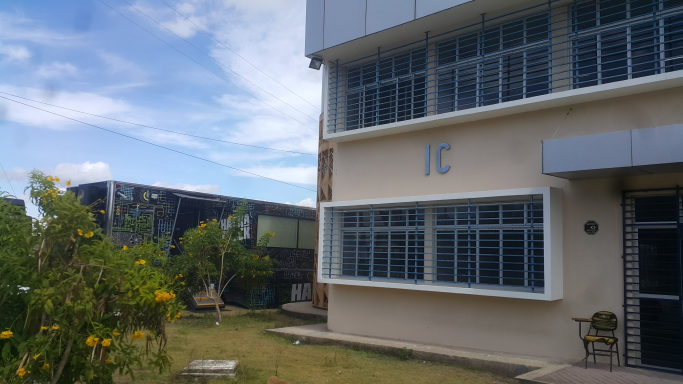
#> input picture List2/Item2/images/1.jpg, 1365 x 768 px (shown at 1/2 size); its folder holds 4 pictures in this run
$ jupyter execute main.ipynb
#> lines starting #> are read from the running program, lines starting #| are printed output that depends on the picture; pictures that were not available may be replaced by others from this repository, and a replacement may not be noted
[cell 1]
import cv2
import matplotlib.pyplot as plt

[cell 2]
def plot_compare(*args):
    L = len(args)

    if (L == 0):
        return None
    elif (L == 1):
        f = plt.figure(figsize=(15,15))
        plt.imshow(args[0])
        plt.axis('off')
    else:
        f, axs = plt.subplots(1, L, figsize=(15,15*L))
        for i, ax in enumerate(axs):
            ax.imshow(args[i])
            ax.axis('off')
    plt.show()
    return f

### Item 2

Repita o mesmo procedimento acima para 3 tipos de descritores, incluindo o SIFT.

#### Minha análise

Eu preferi o descritor SIFT, já que ele trouxe mais matches nos keypoints. Além disso, na minha pesquisa, vi que ele gera excelentes descritores, o que torna ele melhor para matching, caso não seja problema o custo computacional mais alto dele. Utilizei os parâmetros padrão para todos os descritores. O ORB e o AKAZE são melhores pra aplicações que dependem de processamento em tempo real, mas não fizeram tantas matches e principalmente o ORB tem descritores piores que o SIFT por serem binários (menor precisão e dimensionalidade).

#### Imagens de Exemplo

[cell 3]
images = [cv2.cvtColor(cv2.imread(f'images/{i}.jpg'), cv2.COLOR_BGR2RGB) for i in range(1,6+1)]
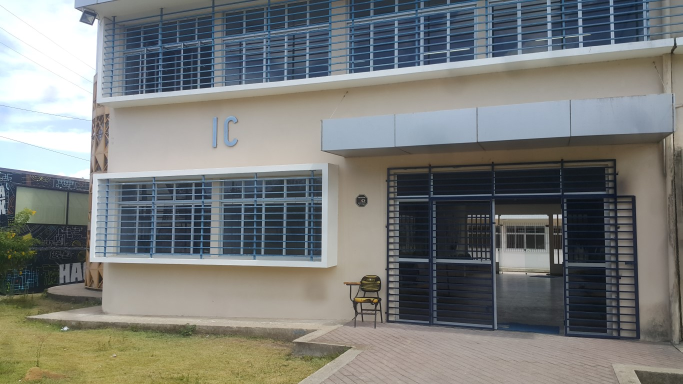
#> input picture List2/Item2/images/2.jpg, 1365 x 768 px (shown at 1/2 size)
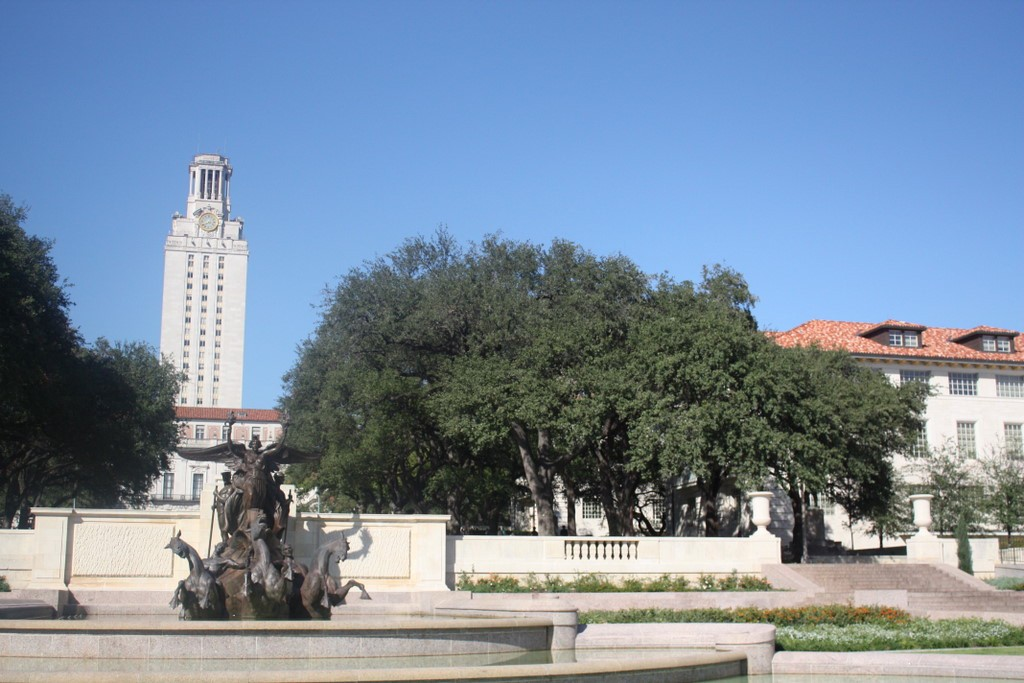
#> input picture List2/Item2/images/4.jpg, 1024 x 683 px
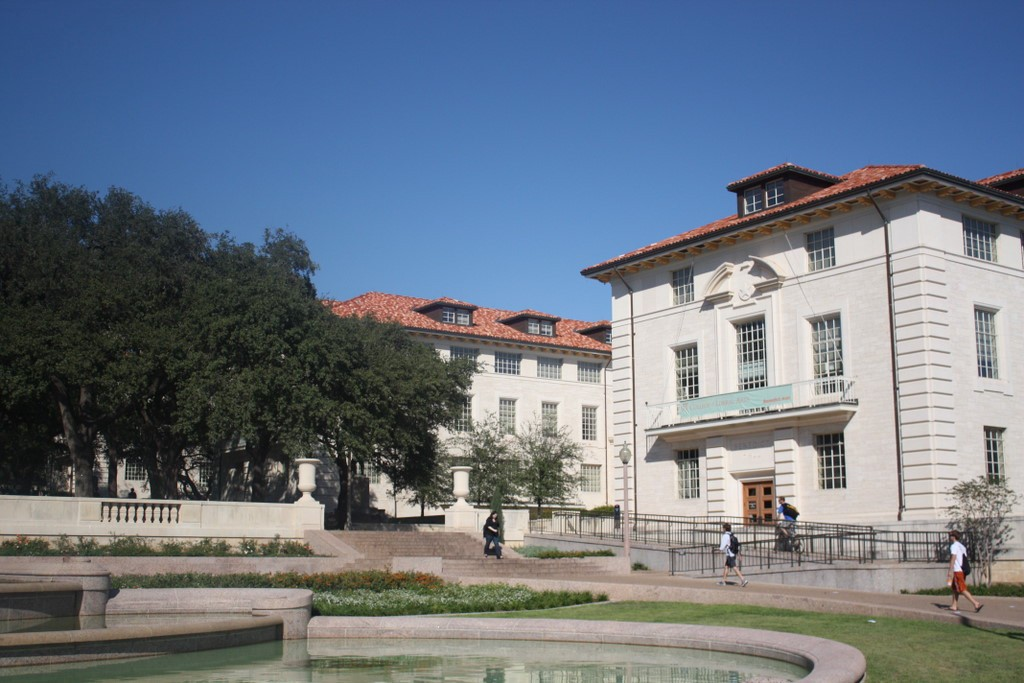
#> input picture List2/Item2/images/5.jpg, 1024 x 683 px
#> images = 6 items

original = plot_compare(*images)
original.savefig("./results/original.jpg", dpi=300, bbox_inches='tight', pad_inches=0.1)

### SIFT

O algoritmo SIFT (Scale-Invariant Feature Transform) é uma técnica amplamente utilizada para detectar e descrever características distintivas em imagens. Desenvolvido por David Lowe em 1999, o SIFT revolucionou a área de visão computacional, oferecendo uma maneira robusta e eficaz de identificar pontos de interesse em imagens. O funcionamento do algoritmo SIFT é baseado em vários passos fundamentais. Inicialmente, ele identifica pontos-chave em uma imagem, conhecidos como keypoints, que são locais de interesse significativos, independentes de escala e rotação. Em seguida, o SIFT calcula descritores para cada keypoint, que são vetores numéricos que capturam as características únicas da região ao redor do keypoint.

Os principais parâmetros do SIFT incluem:

Threshold: Este parâmetro define um valor mínimo para a intensidade de um ponto ser considerado um keypoint. Pontos com intensidades abaixo desse limiar são descartados.

Número de níveis de pirâmide: O SIFT constrói uma pirâmide de escalas para detectar keypoints em diferentes níveis de detalhe da imagem.

Uma das principais vantagens do SIFT é sua invariância à escala e à rotação, já que O SIFT constrói uma pirâmide de escalas para detectar keypoints em diferentes níveis de detalhe da imagem. Isso significa que ele pode identificar os mesmos keypoints mesmo quando a imagem é escalada ou rotacionada. Além disso, o SIFT é robusto a mudanças na iluminação e a pequenas variações de perspectiva.

No entanto, o SIFT também possui algumas limitações. Ele pode ser computacionalmente intensivo, especialmente ao trabalhar com grandes conjuntos de dados de imagens. Além disso, a patente associada ao SIFT traz algumas restrições para seu uso comercial.

[cell 4]
sift_detector = cv2.SIFT_create()

def draw_sift(image):
    result = image.copy()

    gray = cv2.cvtColor(result, cv2.COLOR_RGB2GRAY)
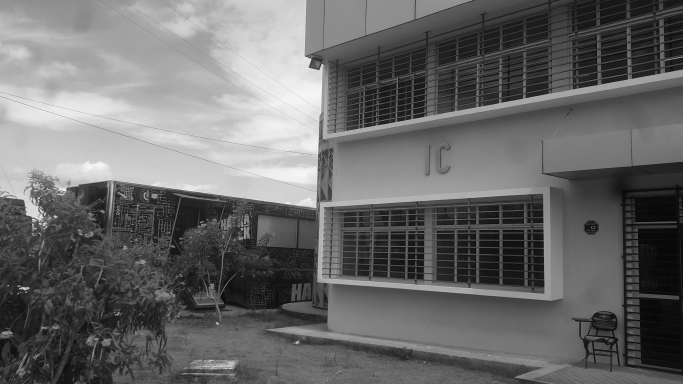
#> gray: shape (768, 1365) (shown at 1/2 size); min 1, max 253, mean 105.2
    keypoints, descriptors = sift_detector.detectAndCompute(gray,None)
#> keypoints = 4318 keypoints; strongest (x, y, size): (52, 584, 1.9), (111, 433, 3.9), (90, 428, 2.6), (65, 449, 2.3)

    return cv2.drawKeypoints(result, keypoints, None, color=(255,0,0))

[cell 5]
sift_images = [draw_sift(image) for image in images]
#> in draw_sift (call 2), `keypoints, descriptors = sift_detector.detectAndCompute(gray,None)`: keypoints = 4164 keypoints; strongest (x, y, size): (1120, 433, 5.2), (1109, 433, 5.4), (993, 433, 4.5), (131, 657, 4.7)
#> in draw_sift (call 2), `return cv2.drawKeypoints(result, keypoints, None, color=(255,0,0))`:
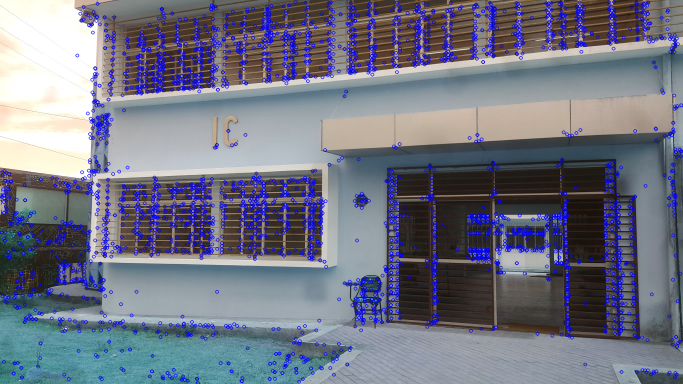
#> returned value: shape (768, 1365, 3) (shown at 1/2 size); mean of channels 0, 1, 2 132.5, 116.7, 113.7; drawn as B, G, R
#> in draw_sift (call 3), `keypoints, descriptors = sift_detector.detectAndCompute(gray,None)`: keypoints = 4318 keypoints; strongest (x, y, size): (52, 584, 1.9), (111, 433, 3.9), (90, 428, 2.6), (65, 449, 2.3)
#> in draw_sift (call 4), `gray = cv2.cvtColor(result, cv2.COLOR_RGB2GRAY)`:
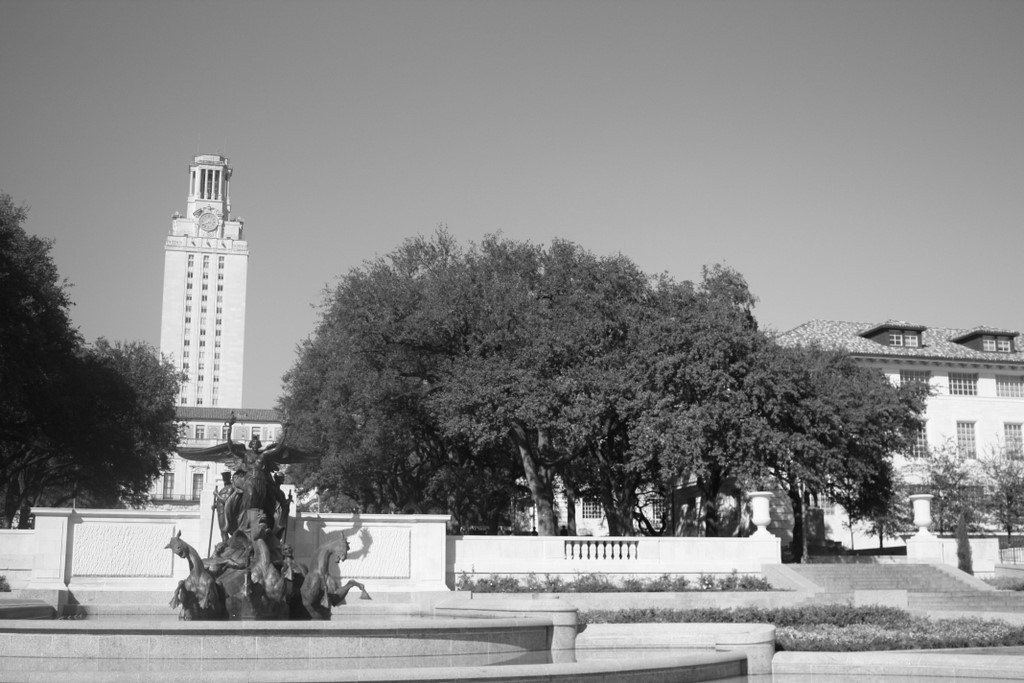
#> gray: shape (683, 1024); min 3, max 255, mean 136.7
#> in draw_sift (call 4), `keypoints, descriptors = sift_detector.detectAndCompute(gray,None)`: keypoints = 5346 keypoints; strongest (x, y, size): (620, 556, 2.4), (612, 556, 2.2), (698, 499, 3.5), (772, 470, 2.8)
#> in draw_sift (call 5), `gray = cv2.cvtColor(result, cv2.COLOR_RGB2GRAY)`:
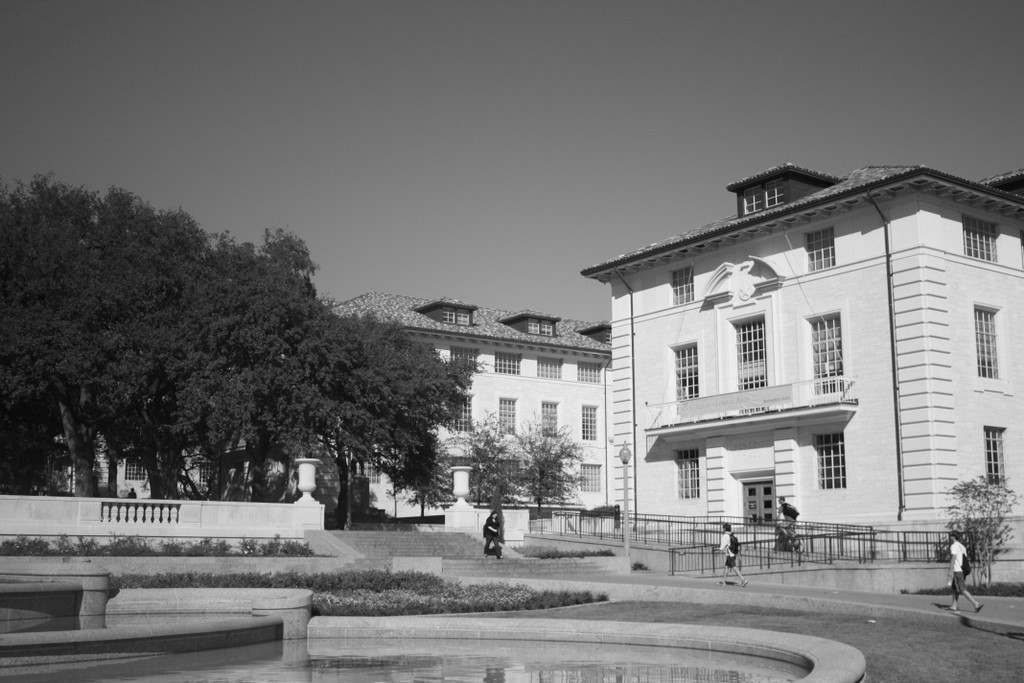
#> gray: shape (683, 1024); min 3, max 253, mean 117
#> in draw_sift (call 5), `keypoints, descriptors = sift_detector.detectAndCompute(gray,None)`: keypoints = 4239 keypoints; strongest (x, y, size): (958, 550, 9.6), (490, 528, 2), (440, 520, 6.8), (376, 451, 1.8)
#> in draw_sift (call 5), `return cv2.drawKeypoints(result, keypoints, None, color=(255,0,0))`:
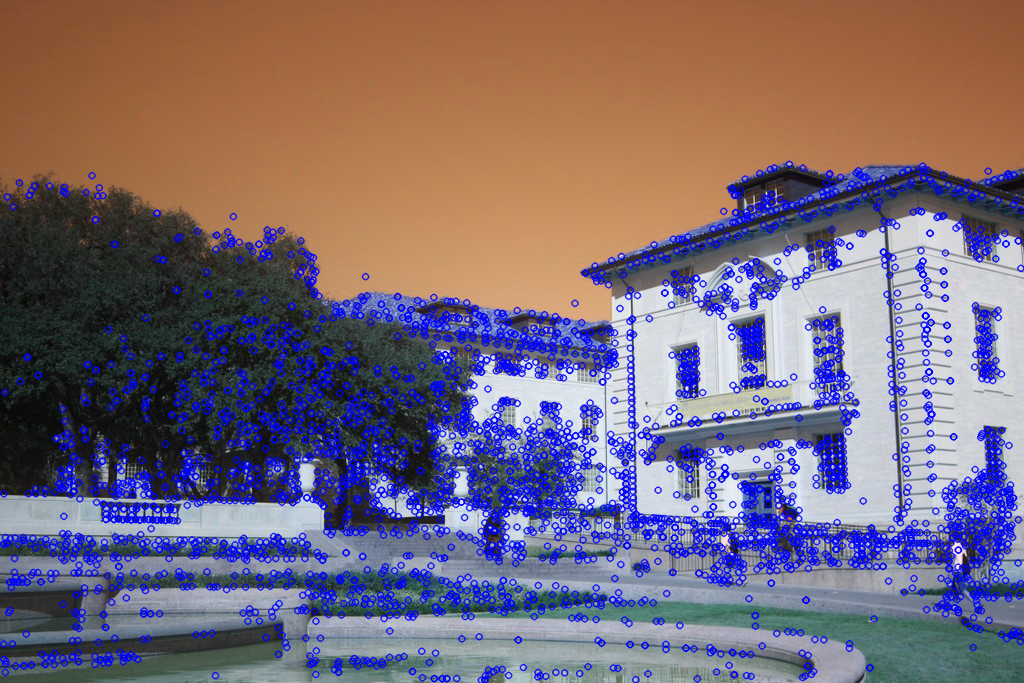
#> returned value: shape (683, 1024, 3); mean of channels 0, 1, 2 121.5, 106.6, 120.9; drawn as B, G, R
#> in draw_sift (call 6), `keypoints, descriptors = sift_detector.detectAndCompute(gray,None)`: keypoints = 4164 keypoints; strongest (x, y, size): (1120, 433, 5.2), (1109, 433, 5.4), (993, 433, 4.5), (131, 657, 4.7)
#> sift_images = 6 items

plot_compare(*images)

sift = plot_compare(*sift_images)
sift.savefig("./results/sift.jpg", dpi=400, bbox_inches='tight', pad_inches=0.1)

### ORB

O algoritmo ORB (Oriented FAST and Rotated BRIEF) é uma técnica moderna e eficiente para a detecção e descrição de keypoints em imagens. Desenvolvido por Ethan Rublee, Vincent Rabaud, Kurt Konolige e Gary R. Bradski em 2011, o ORB foi projetado para oferecer desempenho robusto e velocidade superior em comparação com métodos mais tradicionais. O ORB utiliza uma versão otimizada do algoritmo FAST (Features from Accelerated Segment Test) para identificar keypoints. Esta etapa é rápida e eficiente, tornando o ORB adequado para aplicações em tempo real. Depois de detectar os keypoints, o ORB calcula a orientação desses pontos para tornar a descrição invariante à rotação. Em seguida, o ORB utiliza o algoritmo BRIEF (Binary Robust Independent Elementary Features) para calcular descritores binários para cada ponto de interesse. Esses descritores são vetores binários que capturam as características distintivas da região ao redor do ponto de interesse.

Principais parâmetros do ORB:

Número de keypoints: Este parâmetro controla o número de keypoints que serão detectados em uma imagem. Um número maior de keypoints pode resultar em uma correspondência mais precisa, mas também aumenta o custo computacional.

Tamanho do patch: O ORB utiliza uma janela em torno de cada ponto de interesse para calcular seus descritores. O tamanho dessa janela pode afetar a precisão e a robustez dos descritores gerados.

Graças à sua abordagem simplificada e à utilização de operações binárias, o ORB é considerado de baixo custo computacional e é capaz de detectar e descrever keypoints em tempo real, o que constitui uma grande vantagem. Por outro, como os descritores são binários e não levam em consideração as diferenças de intensidade dos pixels, o ORB pode ser menos discriminativo em comparação com métodos que utilizam descritores de maior dimensionalidade, o ORB também não é tão robusto em ambientes com grandes variações de iluminação ou em imagens com texturas repetitivas.

[cell 6]
orb_detector = cv2.ORB_create()

def draw_orb(image):
    result = image.copy()
    gray = cv2.cvtColor(result, cv2.COLOR_RGB2GRAY)

    keypoints, descriptors = orb_detector.detectAndCompute(gray,None)
#> keypoints = 500 keypoints; strongest (x, y, size): (621, 119, 31), (643, 129, 31), (489, 446, 31), (619, 132, 44.6)
    result = cv2.drawKeypoints(result, keypoints, None, color=(255,0,0))
#> result: shape (768, 1365, 3)

    return result

[cell 7]
orb_images = [draw_orb(image) for image in images]
#> in draw_orb (call 2), `keypoints, descriptors = orb_detector.detectAndCompute(gray,None)`: keypoints = 500 keypoints; strongest (x, y, size): (1112, 430, 31), (1107, 430, 31), (1122, 430, 31), (1119, 526, 31)
#> in draw_orb (call 3), `keypoints, descriptors = orb_detector.detectAndCompute(gray,None)`: keypoints = 500 keypoints; strongest (x, y, size): (621, 119, 31), (643, 129, 31), (489, 446, 31), (619, 132, 44.6)
#> in draw_orb (call 4), `keypoints, descriptors = orb_detector.detectAndCompute(gray,None)`: keypoints = 500 keypoints; strongest (x, y, size): (534, 528, 31), (535, 533, 37.2), (637, 508, 31), (596, 544, 37.2)
#> in draw_orb (call 5), `keypoints, descriptors = orb_detector.detectAndCompute(gray,None)`: keypoints = 500 keypoints; strongest (x, y, size): (751, 385, 31), (762, 383, 31), (443, 516, 31), (425, 514, 37.2)
#> in draw_orb (call 6), `keypoints, descriptors = orb_detector.detectAndCompute(gray,None)`: keypoints = 500 keypoints; strongest (x, y, size): (1112, 430, 31), (1107, 430, 31), (1122, 430, 31), (1119, 526, 31)
#> orb_images = 6 items

plot_compare(*images)

orb = plot_compare(*orb_images)
orb.savefig("./results/orb.jpg", dpi=400, bbox_inches='tight', pad_inches=0.1)

### AKAZE

O algoritmo de detecção de características AKAZE (Accelerated-KAZE) é uma evolução significativa no campo da visão computacional, baseado no trabalho original de Pablo F. Alcantarilla, Adrien Bartoli e Andrew J. Davison em 2012. Em seu funcionamento, o AKAZE emprega uma técnica avançada que combina aceleração e escalabilidade. Ele realiza a detecção e descrição de pontos de interesse através da análise da distribuição de gradientes em diferentes escalas e orientações. Em essência, o AKAZE calcula uma representação multi-escala de cada região da imagem, permitindo a detecção de características em uma variedade de tamanhos e orientações. Ao contrário de muitos outros algoritmos, o AKAZE não depende da construção de pirâmides de imagens para realizar a detecção em diferentes escalas, o que o torna mais eficiente computacionalmente. Além disso, ele é capaz de lidar com imagens em movimento e variações de iluminação de maneira eficaz, tornando-o uma escolha ideal para aplicações em tempo real.

Os principais parâmetros do AKAZE incluem:

Tamanho do descritor: Este parâmetro controla o tamanho do descritor gerado para cada ponto de interesse detectado. O tamanho do descritor influencia a quantidade de informações incluídas na descrição de cada ponto.

Tamanho do detector: Este parâmetro determina o tamanho da região utilizada para detectar pontos de interesse. Um tamanho maior pode resultar em uma detecção mais robusta, especialmente em regiões com textura complexa, mas também pode aumentar o tempo de processamento.

Threshold: Define um valor mínimo para a resposta do ponto de interesse. Pontos com uma resposta abaixo desse valor não são considerados pontos de interesse.

Threshold: Define um valor mínimo para a resposta do ponto de interesse. Pontos com uma resposta abaixo desse valor não são considerados pontos de interesse.

O AKAZE possui várias vantagens distintas. Ele é altamente robusto a variações de iluminação, rotação e escala, e é capaz de detectar pontos de interesse em diferentes orientações e ambientes. Além disso, o AKAZE tem uma excelente capacidade de generalização e pode ser aplicado a uma ampla gama de problemas de visão computacional.

No entanto, assim como outros algoritmos, o AKAZE também apresenta algumas limitações. Por exemplo, pode ter dificuldade em lidar com imagens de baixa qualidade ou com alta taxa de ruído. Além disso, em comparação com alguns métodos mais simples, o AKAZE pode ser mais exigente em termos de recursos computacionais, especialmente em aplicações que exigem tempo de processamento em tempo real.

[cell 8]
akaze_detector = cv2.AKAZE_create()

def draw_akaze(image):
    result = image.copy()
    gray = cv2.cvtColor(result, cv2.COLOR_RGB2GRAY)

    keypoints = akaze_detector.detect(gray)
#> keypoints = 1833 keypoints; strongest (x, y, size): (309, 392, 8.1), (623, 131, 8.1), (629, 128, 16.1), (110, 433, 4.8)
    result = cv2.drawKeypoints(result, keypoints, None, color=(255,0,0))
#> result: shape (768, 1365, 3)

    return result

[cell 9]
akaze_images = [draw_akaze(image) for image in images]
#> in draw_akaze (call 2), `keypoints = akaze_detector.detect(gray)`: keypoints = 2869 keypoints; strongest (x, y, size): (1109, 433, 5.7), (1120, 433, 5.7), (1119, 514, 16.1), (991, 434, 8.1)
#> in draw_akaze (call 3), `keypoints = akaze_detector.detect(gray)`: keypoints = 1833 keypoints; strongest (x, y, size): (309, 392, 8.1), (623, 131, 8.1), (629, 128, 16.1), (110, 433, 4.8)
#> in draw_akaze (call 4), `keypoints = akaze_detector.detect(gray)`: keypoints = 2402 keypoints; strongest (x, y, size): (901, 551, 8.1), (727, 502, 11.4), (729, 502, 8.1), (286, 488, 8.1)
#> in draw_akaze (call 5), `keypoints = akaze_detector.detect(gray)`: keypoints = 2251 keypoints; strongest (x, y, size): (957, 548, 8.1), (439, 520, 8.1), (792, 513, 8.1), (444, 354, 8.1)
#> in draw_akaze (call 5), `result = cv2.drawKeypoints(result, keypoints, None, color=(255,0,0))`:
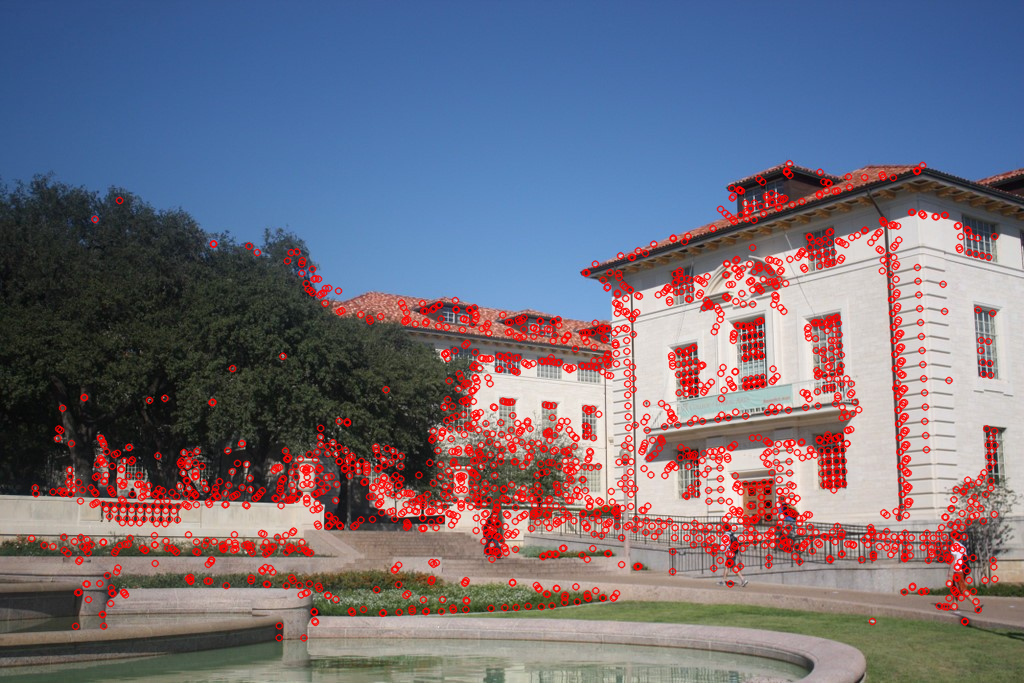
#> result: shape (683, 1024, 3); mean R, G, B 115.2, 110.7, 124.6
#> in draw_akaze (call 6), `keypoints = akaze_detector.detect(gray)`: keypoints = 2869 keypoints; strongest (x, y, size): (1109, 433, 5.7), (1120, 433, 5.7), (1119, 514, 16.1), (991, 434, 8.1)
#> akaze_images = 6 items

plot_compare(*images)

akaze = plot_compare(*akaze_images)
akaze.savefig("./results/akaze.jpg", dpi=400, bbox_inches='tight', pad_inches=0.1)
